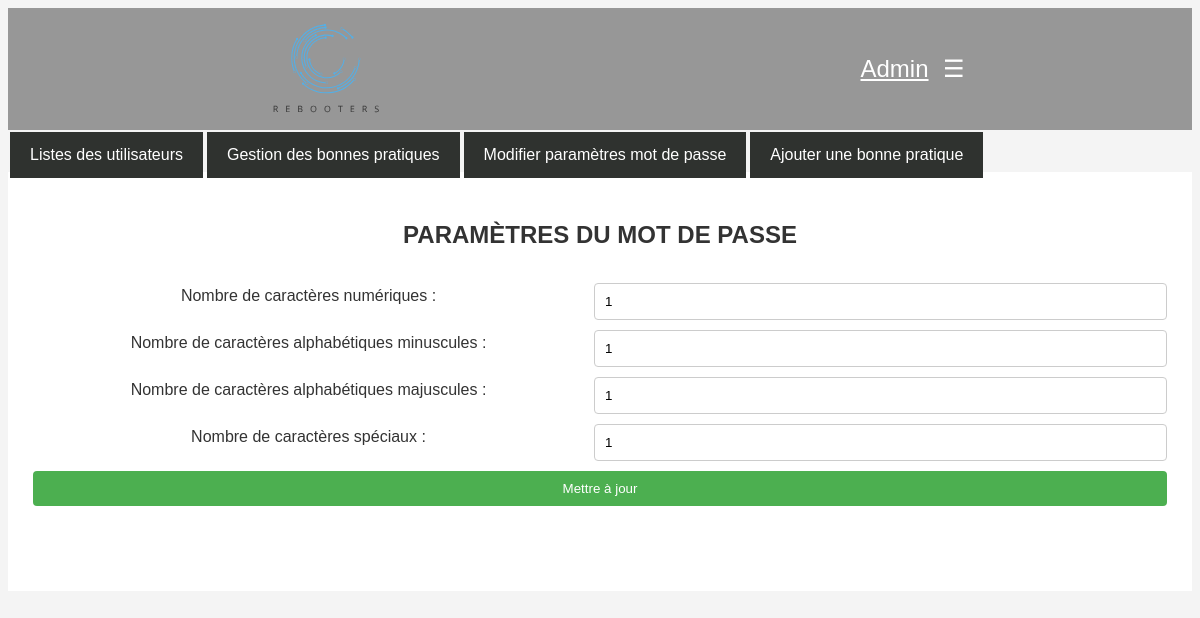
Page /Admin/admin_banned_users.php on the earlier database version.
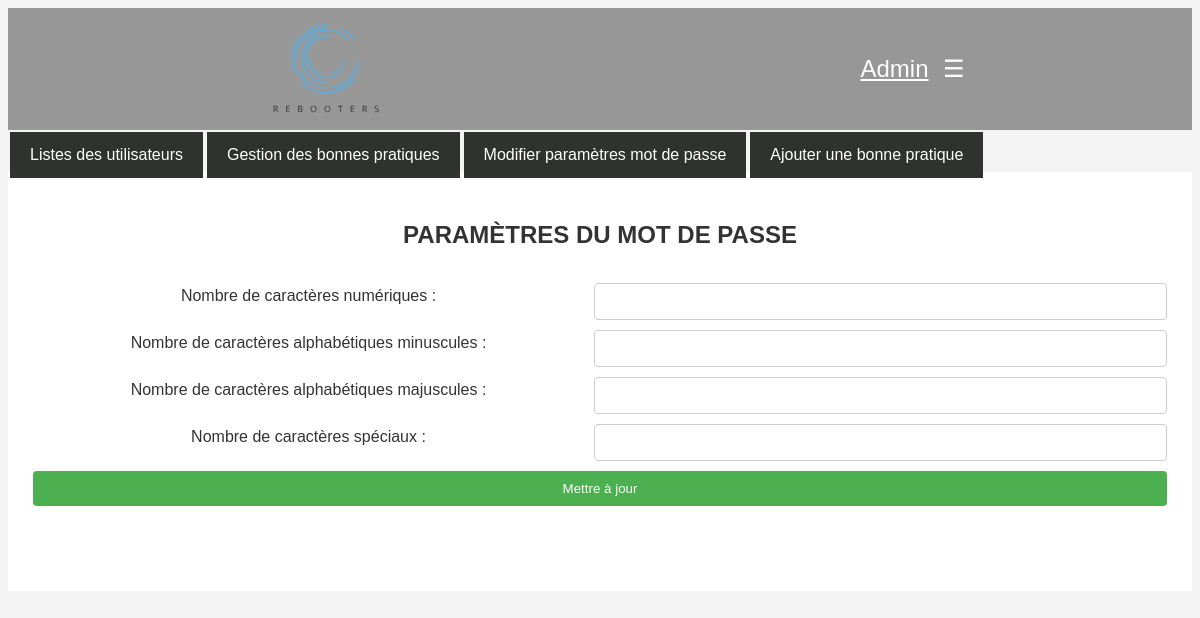
Same page on the later database version.
### tables this page shows
CREATE TABLE IF NOT EXISTS `passwordrequirements` (
  `id` int UNSIGNED NOT NULL AUTO_INCREMENT,
  `n` int NOT NULL,
  `p` int NOT NULL,
  `q` int NOT NULL,
  `r` int NOT NULL,
  `reg_date` timestamp NOT NULL DEFAULT CURRENT_TIMESTAMP ON UPDATE CURRENT_TIMESTAMP,
  PRIMARY KEY (`id`)
);

### Admin/admin_banned_users.php (the view, shortened to what this page needs)
<!DOCTYPE html>
<html lang="fr">
<head>
  <link rel="stylesheet" href="user.css">
  <link rel="stylesheet" href="/Styles/admin.css">
  <link href="https://maxcdn.bootstrapcdn.com/font-awesome/4.7.0/css/font-awesome.min.css" rel="stylesheet">
</head>
<body>
<nav>
    <div class="logo">
        <img src="Images/logo.svg" alt="REBOOTERS Logo" height="200" >
    </div>
    <div>
        <div class="user-menu">
        <a href="./admin_home.php" class="menu-button">Admin</a>
          <button class="user-button">☰</button>
        </div>
      </div>
</nav>
<div class="menu">
  <a href="admin_users_list.php">Listes des utilisateurs</a>
  <a href="admin_bp.php">Gestion des bonnes pratiques</a>
  <a href="admin_banned_users.php">Modifier paramètres mot de passe</a>
  <a href="admin_add_bp.php">Ajouter une bonne pratique</a>
</div>
<?php
    include("../Database/base.php");
    $stmt = $bd->prepare("SELECT * FROM PasswordRequirements");
    $stmt->execute();
    $requirements = $stmt->fetch(PDO::FETCH_ASSOC);
    $n = $requirements['n'];
    $p = $requirements['p'];
    $q = $requirements['q'];
    $r = $requirements['r'];
?>
<div class="container">
  <h2>Paramètres du mot de passe</h2>
  <form action="../Database/update_password_requirements.php" method="post">
    <label for="n">Nombre de caractères numériques :</label>
    <input type="number" id="n" name="n" min="0" value="<?php echo $n; ?>" required>
    <label for="p">Nombre de caractères alphabétiques minuscules :</label>
    <input type="number" id="p" name="p" min="0" value="<?php echo $p; ?>" required>
    <label for="q">Nombre de caractères alphabétiques majuscules :</label>
    <input type="number" id="q" name="q" min="0" value="<?php echo $q; ?>" required>
    <label for="r">Nombre de caractères spéciaux :</label>
    <input type="number" id="r" name="r" min="0" value="<?php echo $r; ?>" required>
    <input type="submit" value="Mettre à jour">
  </form>
</div>
</body>
</html>
</body>

### Styles/user.css (style rules this page uses)
body { font-family: Arial, sans-serif; background: #f4f4f4; color: #333; line-height: 1.6; }
nav { background-color: #979797; color: white; padding: 1rem 0; display: flex; justify-content: space-around; align-items: center; }
.logo { font-size: 1.5rem; font-weight: bold; display: flex; align-items: center; }
.menu-button, .user-button { background: none; border: none; cursor: pointer; color: white; font-size: 1.5rem; }
.user-menu { position: relative; display: inline-block; }
.logo { height: 90px; }
h2 { text-transform: uppercase; text-align: center; margin: 1em 0; }
.container { background: white; margin: 50px auto; padding: 20px; padding-bottom: 80px; margin-top: -8px; text-align: center; }

### Styles/admin.css (style rules this page uses)
body { font-family: Arial, sans-serif; background: #f4f4f4; color: #333; line-height: 1.6; }
nav { background-color: #979797; color: white; padding: 1rem 0; display: flex; justify-content: space-around; align-items: center; }
.logo { font-size: 1.5rem; font-weight: bold; display: flex; align-items: center; height: 90px; }
.menu-button, .user-button { background: none; border: none; cursor: pointer; color: white; font-size: 1.5rem; }
.user-menu { position: relative; display: inline-block; }
.menu { display: flex; justify-content: flex-start; flex-wrap: wrap; }
.menu a { display: inline-block; padding: 10px 20px; margin: 2px; background-color: #2f322f; color: white; text-decoration: none; font-size: 16px; }
button { cursor: pointer; padding: 5px 10px; border: none; background-color: #4CAF50; color: white; }

### Admin/admin_banned_users.php (style rules this page uses)
.container form { display: flex; flex-wrap: wrap; justify-content: space-around; }
.container form label, .container form input { flex: 1 0 40%; margin: 5px; }
.container form input[type="number"] { padding: 10px; border: 1px solid #ccc; border-radius: 4px; }
.container form input[type="submit"] { padding: 10px 20px; background-color: #4CAF50; color: white; border: none; border-radius: 4px; cursor: pointer; }

Differences in the rows shown:
removed passwordrequirements: n "1", p "1", q "1", r "1"
